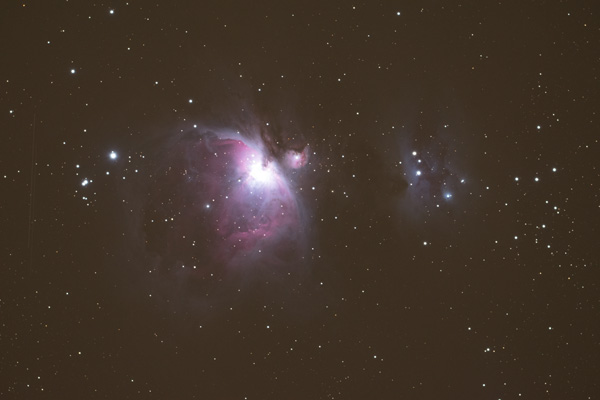
%> input picture pollution2.jpg, 600 x 400 px
$ octave LightPollutionV1.m   (GNU Octave 9; MATLAB toolbox functions it lacks are replaced by stand-ins)
%> lines starting %> are read from the running program, lines starting %| are printed output that depends on the picture
%%Algo Steps%%
%1. Determine the image background
%2. Subtract background from the original image
%3. Inverse the image and dehaze using Contrast Enahancment
%4. Inverse again to return to normal colour's
%5. De noise the image

I = imread('pollution2.jpg');
%> I is the input picture: size 400x600x3 uint8; mean R, G, B 64.9, 51.5, 41.1
figure('Name','Original Image')
imshow(I);

background = imopen(I,strel('disk',200));
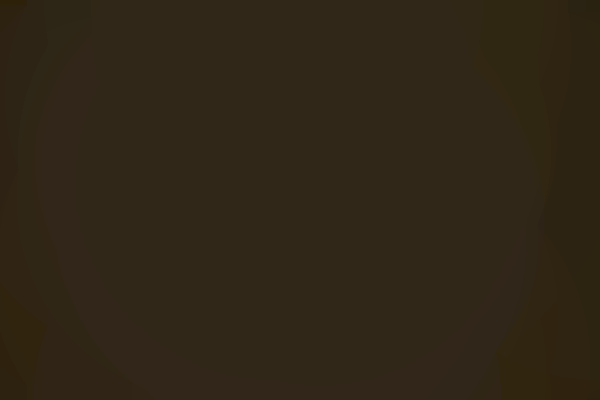
%> background: size 400x600x3 uint8; mean R, G, B 48.4, 38.2, 23.4
J = imsubtract(I,background);
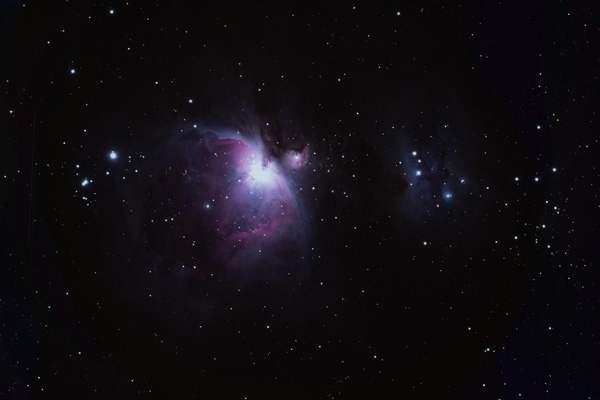
%> J: size 400x600x3 uint8; mean R, G, B 16.5, 13.3, 17.8
figure('Name','Subtract Background');
imshow(J);

inverse = imcomplement(J);
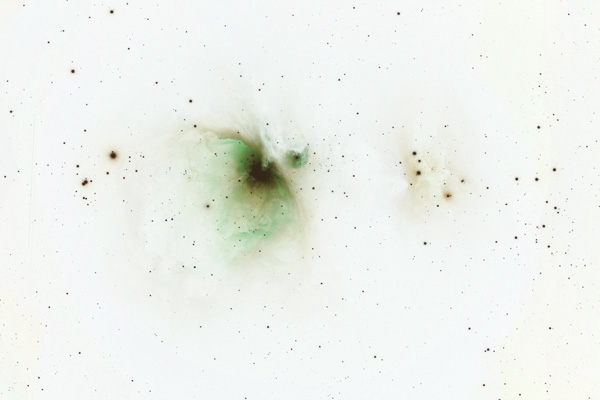
%> inverse: size 400x600x3 uint8; mean R, G, B 238.5, 241.7, 237.2
%> (the run ends here)

$ run again, with pollution1.jpg copied over pollution2.jpg
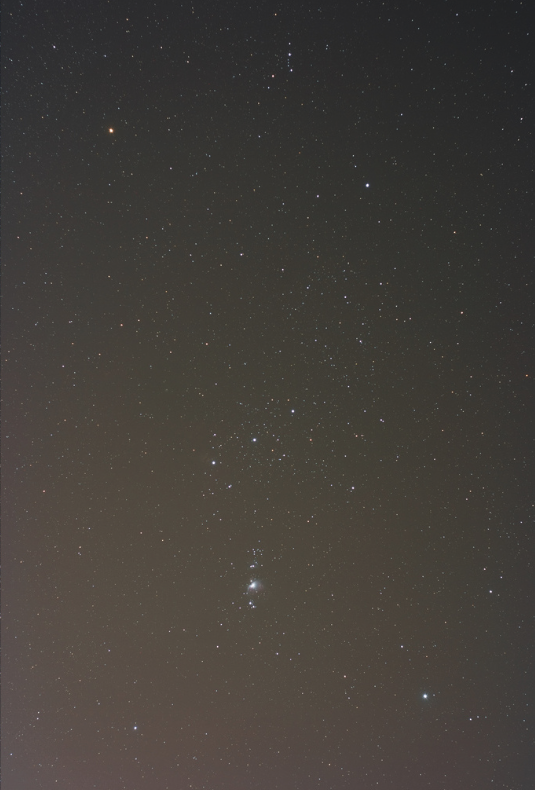
%> input picture pollution1.jpg, 535 x 790 px
%> I is the input picture: size 790x535x3 uint8; mean R, G, B 66.2, 61.9, 57.2
%> `J = imsubtract(I,background);`:
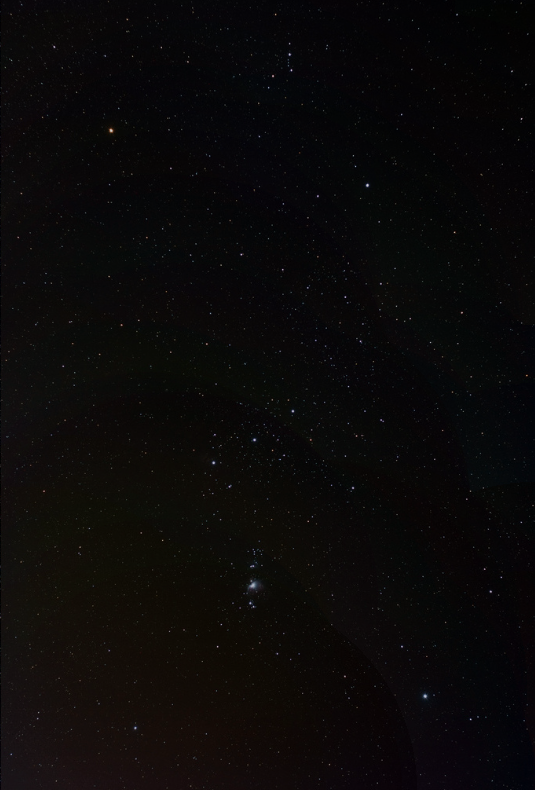
%> J: size 790x535x3 uint8; mean R, G, B 10.7, 8.9, 8.8
%> `inverse = imcomplement(J);`:
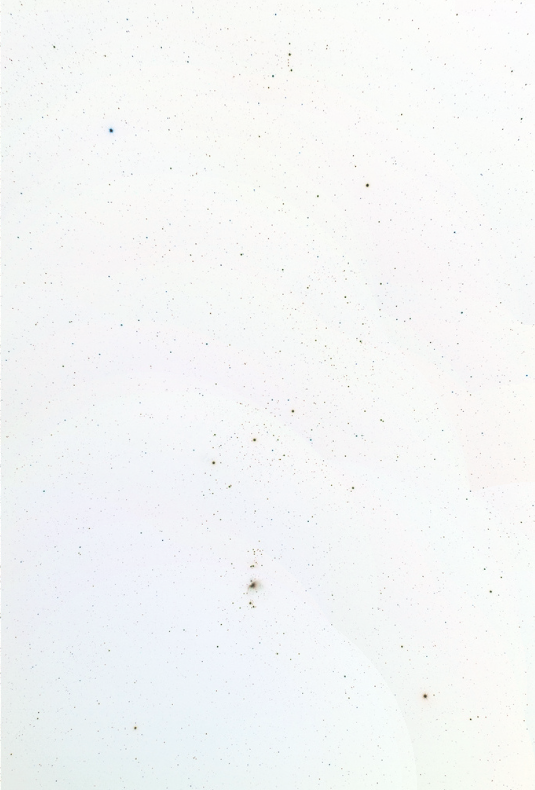
%> inverse: size 790x535x3 uint8; mean R, G, B 244.3, 246.1, 246.2

$ run again, with pollution3.jpg copied over pollution2.jpg
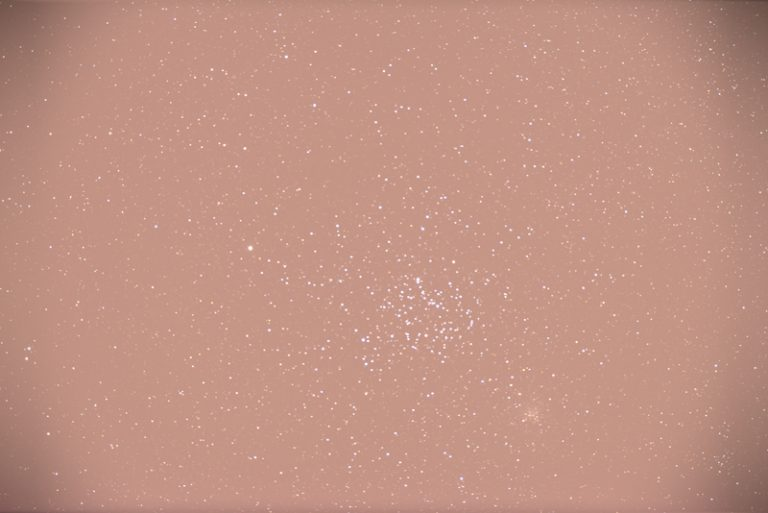
%> input picture pollution3.jpg, 768 x 513 px
%> I is the input picture: size 513x768x3 uint8; mean R, G, B 192.2, 146, 131.8
%> `J = imsubtract(I,background);`:
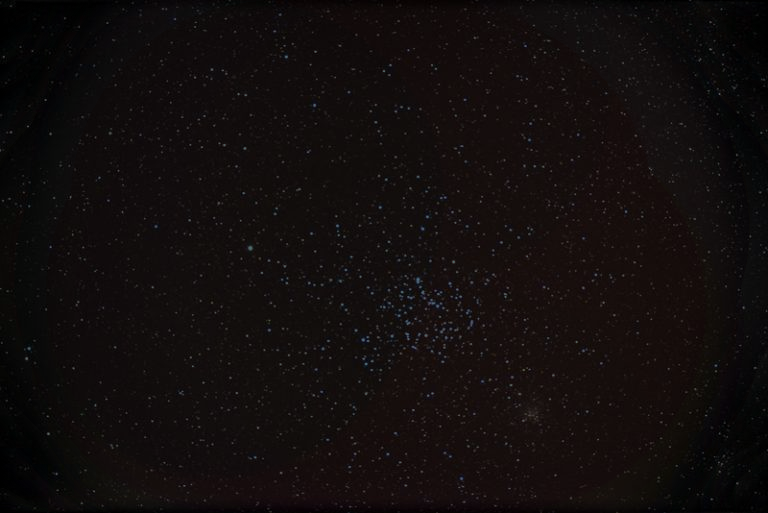
%> J: size 513x768x3 uint8; mean R, G, B 17.7, 12.9, 12.5
%> `inverse = imcomplement(J);`:
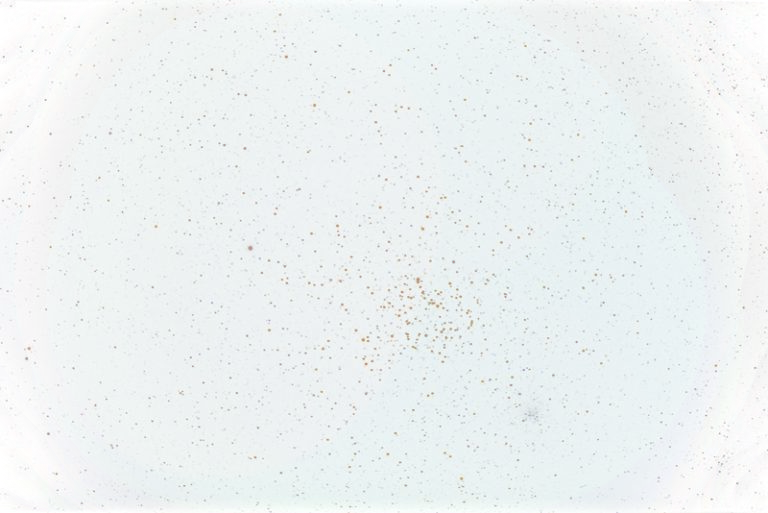
%> inverse: size 513x768x3 uint8; mean R, G, B 237.3, 242.1, 242.5
